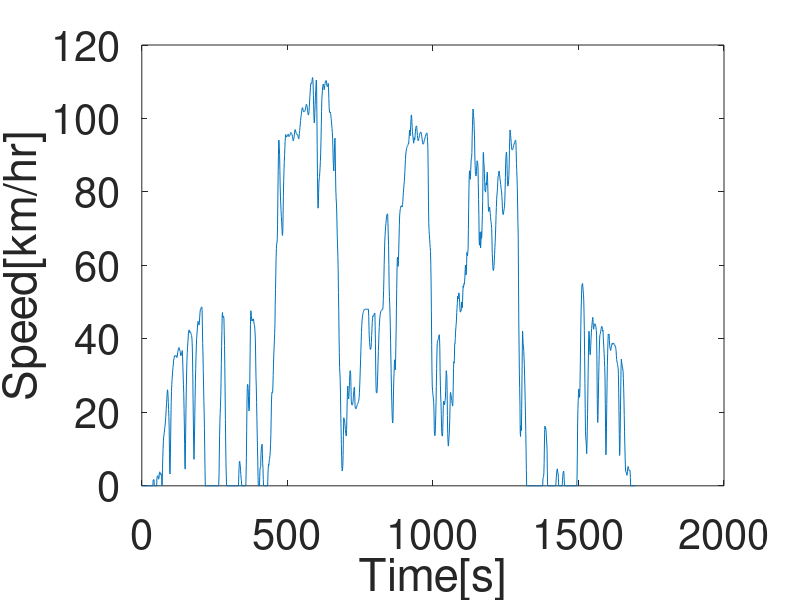
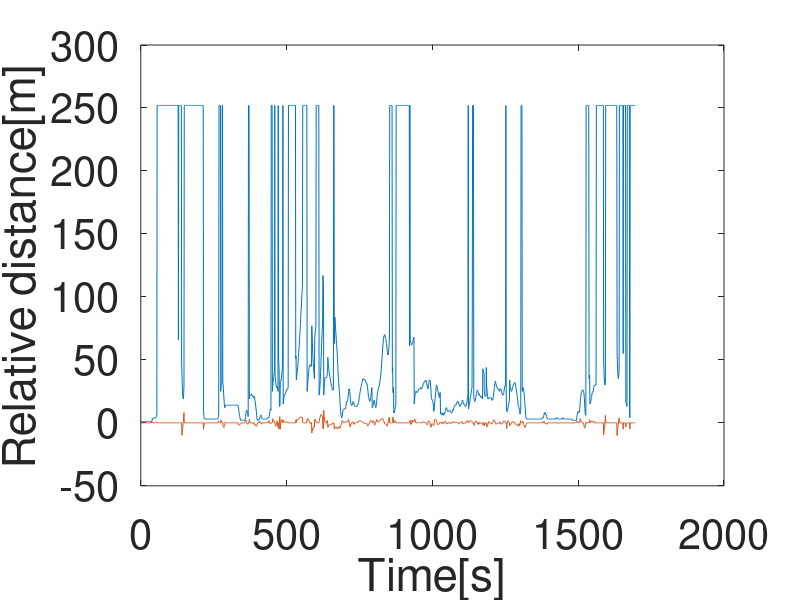
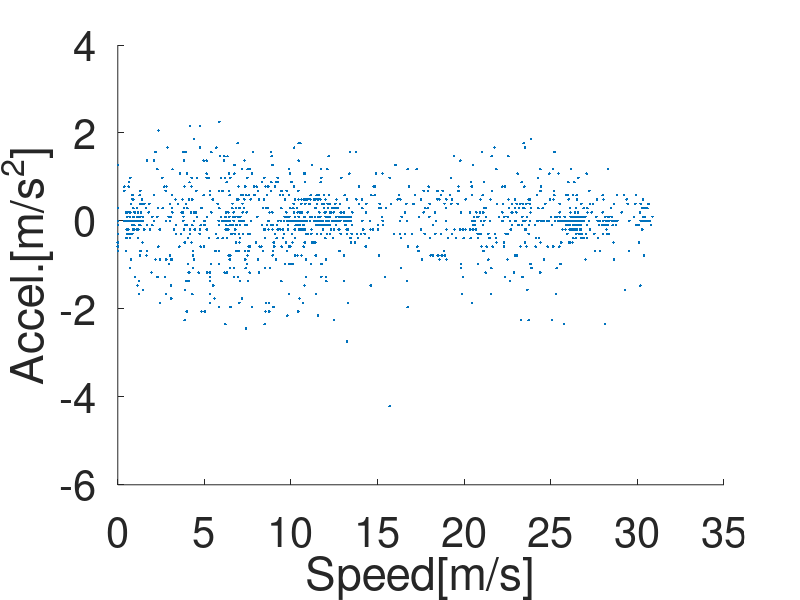
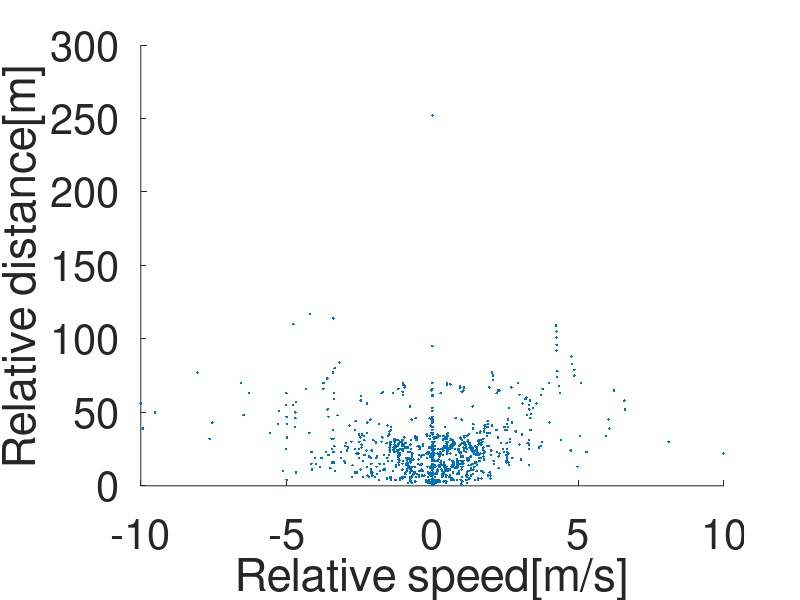

These charts were generated, in order, by the following MATLAB code: (Note: this script raises an error after producing the figures.)
clear all
clc

load("2020-07-08-15-15-54_2T3MWRFVXLW056972_CAN_Messages.mat")

%%
figure()
plot(Time-Time(1),speed)
xlabel('Time[s]','FontSize',30)
ylabel('Speed[km/hr]','FontSize',30)
set(gca,'FontSize',30)

figure()
plot(Time-Time(1),lead_distance)
xlabel('Time[s]','FontSize',30)
hold on
plot(Time-Time(1),relative_vel)
ylabel('Relative distance[m]','FontSize',30)
set(gca,'FontSize',30)

figure()
scatter(speed/3.6,accelx,'.')
xlabel('Speed[m/s]','FontSize',30)
ylabel('Accel.[m/s^2]','FontSize',30)
set(gca,'FontSize',30)

figure()
scatter(relative_vel,lead_distance,'.')
xlabel('Relative speed[m/s]','FontSize',30)
ylabel('Relative distance[m]','FontSize',30)
set(gca,'FontSize',30)

figure()
scatter3(relative_vel,lead_distance,accelx,'.')
xlabel('Relative speed[m/s]','FontSize',30)
ylabel('Relative distance[m]','FontSize',30)
zlabel('Accel.[m/s^2]','FontSize',30)
set(gca,'FontSize',30)

%% filter available data
valid_accel = accelx;
valid_relative_dist = lead_distance;
valid_relative_spd = relative_vel;
valid_relative_spd(lead_distance>120) = nan;
valid_speed = speed/3.6;

valid_relative_dist(valid_relative_dist>150) = nan;

%% compute relative acceleration
rel_accel = valid_relative_spd(2:end) - valid_relative_spd(1:end-1);

figure()
plot(Time(1:end-1),rel_accel)

figure()
plot(Time,valid_speed)
hold on
plot(Time,valid_speed+valid_relative_spd)

%% scenarios accodring to the video

time_aligned = Time-Time(1);
cut_out_time_vid = [478,509,565,586,602,623,640,663,1183,1251,1264];  % a vehicle cut-out 
cut_in_time_vid = [572,613,629,795,925,938,1026,1143,1178,1186];   %a vehicle cut-in in front of current vehicle
lane_change_time_vid = [489,533,565,598,663,868,876,1123,1137,1172,1254];  %subject vehicle making a lane change

index_1 = zeros(length(cut_out_time_vid),1);
index_2 = zeros(length(cut_in_time_vid),1);
index_3 = zeros(length(lane_change_time_vid),1);

for i = 1:1:length(index_1)
    [~,temp_I] = min(abs(time_aligned-cut_out_time_vid(i)));
    index_1(i) = temp_I;
end

for i = 1:1:length(index_2)  
    [~,temp_I] = min(abs(time_aligned-cut_in_time_vid(i)));
    index_2(i) = temp_I;
end

for i = 1:1:length(index_3)  
    [~,temp_I] = min(abs(time_aligned-lane_change_time_vid(i)));
    index_3(i) = temp_I;
end


figure()
plot(Time,valid_relative_dist)
xlabel('Time[s]','FontSize',30)
ylabel('Relative distance[m]','FontSize',30)
set(gca,'FontSize',30)
hold on
h1 = scatter(Time(index_1),valid_relative_dist(index_1),'*');
h2 = scatter(Time(index_2),valid_relative_dist(index_2),'^');
h3 = scatter(Time(index_3),valid_relative_dist(index_3),'+');
legend([h1 h2 h3],{'cut out','cut in','lane change'})


figure()
plot(Time-Time(1),speed)
xlabel('Time[s]','FontSize',30)
ylabel('Speed[km/hr]','FontSize',30)
set(gca,'FontSize',30)
hold on
h1 = scatter(Time(index_1)-Time(1),speed(index_1),'*');
h2 = scatter(Time(index_2)-Time(1),speed(index_2),'^');
h3 = scatter(Time(index_3)-Time(1),speed(index_3),'+');
legend([h1 h2 h3],{'cut out','cut in','lane change'})



%% find times when a target vehicle changes
speed_diff = relative_vel(2:end) - relative_vel(1:end-1);
dist_diff = lead_distance(2:end) - lead_distance(1:end-1);

cut_out_index = find(dist_diff >= 5 & abs(speed_diff)>=1);
cut_in_index = find(dist_diff <= -5 & abs(speed_diff)>=1);

figure()
plot(Time,valid_relative_dist)
xlabel('Time[s]','FontSize',30)
ylabel('Relative distance[m]','FontSize',30)
set(gca,'FontSize',30)
hold on
scatter(Time(cut_out_index),valid_relative_dist(cut_out_index),'*')
scatter(Time(cut_in_index+1),valid_relative_dist(cut_in_index+1),'^')

figure()
plot(Time,valid_relative_spd)
xlabel('Time[s]','FontSize',30)
ylabel('Relative speed[m/s]','FontSize',30)
set(gca,'FontSize',30)
hold on
scatter(Time(cut_out_index),valid_relative_spd(cut_out_index),'*')
scatter(Time(cut_in_index+1),valid_relative_spd(cut_in_index+1),'^')


%%

fig_handle2 = figure()
temp_c = accelx;

c = exp(temp_c)./(1+exp(temp_c))-0.5;   %enhance constrast
ticks_value = [-4:1:4];
ticks_value = exp(ticks_value)./(1+exp(ticks_value))-0.5;
scatter(Time-Time(1),relative_vel,40,c,'filled','MarkerFaceAlpha',1.0,'MarkerEdgeAlpha',1.0);
xlabel('Time[s]','FontSize',30)
ylabel('Relative speed[m/s]','FontSize',30)
set(gca,'FontSize',30)
hcb = colorbar('Ticks',ticks_value,...
         'TickLabels',{'-4','-3','-2','-1','0','1','2','3','4'});
colorTitleHandle = get(hcb,'Title');
titleString = 'accel.[m/s^2]';
set(colorTitleHandle ,'String',titleString);

colormap(fig_handle2,brewermap([],'RdYlGn'))  %RdYlGn


%%

fig_handle5 = figure()
temp_c = accelx;

c = exp(temp_c)./(1+exp(temp_c))-0.5;   %enhance constrast
ticks_value = [-4:1:4];
ticks_value = exp(ticks_value)./(1+exp(ticks_value))-0.5;
scatter(Time,lead_distance,40,c,'filled','MarkerFaceAlpha',1.0,'MarkerEdgeAlpha',1.0);
xlabel('Time[s]','FontSize',30)
ylabel('Relative distance[m]','FontSize',30)
set(gca,'FontSize',30)
hcb = colorbar('Ticks',ticks_value,...
         'TickLabels',{'-4','-3','-2','-1','0','1','2','3','4'});
colorTitleHandle = get(hcb,'Title');
titleString = 'accel.[m/s^2]';
set(colorTitleHandle ,'String',titleString);
colormap(fig_handle5,brewermap([],'RdYlGn'))  %RdYlGn
ylim([0 150])

%%
fig_handle6 = figure()
temp_c = accelx;

c = exp(temp_c)./(1+exp(temp_c))-0.5;   %enhance constrast
ticks_value = [-4:1:4];
ticks_value = exp(ticks_value)./(1+exp(ticks_value))-0.5;
scatter(Time,speed/3.6,40,c,'filled','MarkerFaceAlpha',1.0,'MarkerEdgeAlpha',1.0);
xlabel('Time[s]','FontSize',30)
ylabel('Speed[m/s]','FontSize',30)
set(gca,'FontSize',30)
hcb = colorbar('Ticks',ticks_value,...
         'TickLabels',{'-4','-3','-2','-1','0','1','2','3','4'});
colorTitleHandle = get(hcb,'Title');
titleString = 'accel.[m/s^2]';
set(colorTitleHandle ,'String',titleString);
colormap(fig_handle6,brewermap([],'RdYlGn'))  %RdYlGn



%%
fig_handle3 = figure(3)
temp_c = accelx;
c = exp(temp_c)./(1+exp(temp_c))-0.5;   %enhance constrast
% c = temp_c;
ticks_value = [-4:1:4];
ticks_value = exp(ticks_value)./(1+exp(ticks_value))-0.5;
% plot_handle = scatter(valid_relative_dist,valid_relative_spd,80,c,'.','MarkerFaceAlpha',1.0,'MarkerEdgeAlpha',1.0);
plot_handle = scatter(relative_vel,lead_distance,40,c,'filled','MarkerFaceAlpha',1.0,'MarkerEdgeAlpha',1.0);

hcb = colorbar('Ticks',ticks_value,...
         'TickLabels',{'-4','-3','-2','-1','0','1','2','3','4'});
colorTitleHandle = get(hcb,'Title');
titleString = 'accel.[m/s^2]';
set(colorTitleHandle ,'String',titleString);
colormap(fig_handle3,brewermap([],'RdYlGn'))  %RdYlGn
ylim([0 120])
xlim([-15 15])
ylabel('Relative distance[m]','FontSize',30)
xlabel('Relative speed[m/s]','FontSize',30)
set(gca,'FontSize',30)

grid on
speed_grid = 0:0.5:30;
speed_grid = [speed_grid,30:-0.5:0 ];

%%
% fname = 'field_test_data.gif';

for frame_index = 1:1:length(speed_grid)
    speed_lower_bound = speed_grid(frame_index)-1;
    speed_upper_bound = speed_grid(frame_index)+1;
    accel_pt_temp = valid_accel(speed_lower_bound<=valid_speed&valid_speed<speed_upper_bound);
    relative_dist_pt_temp = valid_relative_dist(speed_lower_bound<=valid_speed&valid_speed<speed_upper_bound);
    relative_spd_pt_temp = valid_relative_spd(speed_lower_bound<=valid_speed&valid_speed<speed_upper_bound);
    
%     plot_handle.XData = relative_dist_pt_temp;
%     plot_handle.YData = relative_spd_pt_temp;
    plot_handle.XData = relative_spd_pt_temp;
    plot_handle.YData = relative_dist_pt_temp;    
    plot_handle.CData = exp(accel_pt_temp)./(1+exp(accel_pt_temp))-0.5;
    title(['speed = ', num2str(speed_grid(frame_index),'%.1f'), '[m/s]'])
    drawnow
    pause
%     frame =  getframe(fig_handle3) ;
%     MakeGIF(fname,frame,frame_index)

end




%% Histogram of the time headway

edges = 0:0.1:2.5;

[~,highway_s_I] = min(abs(time_aligned-450));
[~,highway_e_I] = min(abs(time_aligned-1301));
time_hedaway = valid_relative_dist./valid_speed;
figure()
highway_headway = time_hedaway(highway_s_I:highway_e_I);
histogram(highway_headway,edges,'Normalization','probability')
xlabel('Time-gap[s]','FontSize',30)
ylabel('%','FontSize',30)
set(gca,'FontSize',30)
ytix = get(gca, 'YTick');
set(gca, 'YTick',ytix, 'YTickLabel',ytix*100)
set(gcf, 'Color', 'w');
set(gcf, 'Units', 'centimeters', 'OuterPosition', [1 7 35 21]);
xlim([0 2.5])
eval(['export_fig ','headway_hist',' -pdf']);


min(highway_headway)
mean(highway_headway(~isnan(highway_headway)))

%%
figure()
% yyaxis left
plot(Time(highway_s_I:highway_e_I)-Time(highway_s_I),speed(highway_s_I:highway_e_I)/3.6,'LineWidth',2)
% ylabel('Speed[m/s]','FontSize',30)
hold on
plot(Time(highway_s_I:highway_e_I)-Time(highway_s_I),valid_relative_dist(highway_s_I:highway_e_I),'LineWidth',2)
% ylabel('Relative distance [m]','FontSize',30)
xlabel('Time[s]','FontSize',30)
set(gca,'FontSize',30)
% hold on
% h1 = scatter(Time(index_1)-Time(1),speed(index_1),'*');
% h2 = scatter(Time(index_2)-Time(1),speed(index_2),'^');
% h3 = scatter(Time(index_3)-Time(1),speed(index_3),'+');
% legend([h1 h2 h3],{'cut out','cut in','lane change'})
legend('Speed[m/s]','Relative distance[m]')
xlim([0 850.7])
set(gcf, 'Color', 'w');
set(gcf, 'Units', 'centimeters', 'OuterPosition', [1 7 35 21]);
eval(['export_fig ','Speed_Space_highway',' -pdf']);



